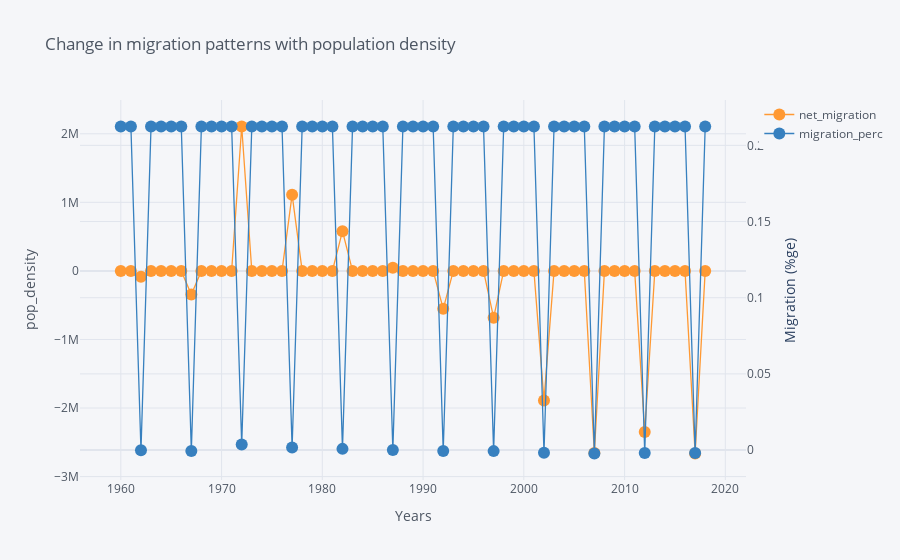

Notebook cell for this chart:
### Code cell
tds = mig[mig['country'] == 'India'].\
         set_index('year')
# Plot read time as a time series
tds[['net_migration', 'incomeLevel', 'migration_perc']].iplot(
    y='net_migration', mode='lines+markers', secondary_y = 'migration_perc',
    secondary_y_title='Migration (%ge)', xTitle='Years', yTitle='pop_density',
    text='incomeLevel', title='Change in migration patterns with population density')

### Figure 1 — Plotly figure (JSON) as saved in the notebook; plotly's stock layout.template omitted (floating-point values rounded to 4 significant figures)
{"data": [{"line": {"color": "rgba(255, 153, 51, 1.0)", "dash": "solid", "shape": "linear", "width": 1.3}, "marker": {"size": 12, "symbol": "circle"}, "mode": "lines+markers", "name": "net_migration", "text": [2, 2, 2, 2, 2, 2, 2, 2, 2, 2, 2, 2, 2, 2, 2, 2, 2, 2, 2, 2, 2, 2, 2, 2, 2, 2, 2, 2, 2, 2, 2, 2, 2, 2, 2, 2, 2, 2, 2, 2, 2, 2, 2, 2, 2, 2, 2, 2, 2, 2, 2, 2, 2, 2, 2, 2, 2, 2, 2], "type": "scatter", "x": ["2018-01-01", "2017-01-01", "2016-01-01", "2015-01-01", "2014-01-01", "2013-01-01", "2012-01-01", "2011-01-01", "2010-01-01", "2009-01-01", "2008-01-01", "2007-01-01", "2006-01-01", "2005-01-01", "2004-01-01", "2003-01-01", "2002-01-01", "2001-01-01", "2000-01-01", "1999-01-01", "1998-01-01", "1997-01-01", "1996-01-01", "1995-01-01", "1994-01-01", "1993-01-01", "1992-01-01", "1991-01-01", "1990-01-01", "1989-01-01", "1988-01-01", "1987-01-01", "1986-01-01", "1985-01-01", "1984-01-01", "1983-01-01", "1982-01-01", "1981-01-01", "1980-01-01", "1979-01-01", "1978-01-01", "1977-01-01", "1976-01-01", "1975-01-01", "1974-01-01", "1973-01-01", "1972-01-01", "1971-01-01", "1970-01-01", "1969-01-01", "1968-01-01", "1967-01-01", "1966-01-01", "1965-01-01", "1964-01-01", "1963-01-01", "1962-01-01", "1961-01-01", "1960-01-01"], "y": [0.2124, -2663434, 0.2124, 0.2124, 0.2124, 0.2124, -2350075, 0.2124, 0.2124, 0.2124, 0.2124, -2655844, 0.2124, 0.2124, 0.2124, 0.2124, -1888986, 0.2124, 0.2124, 0.2124, 0.2124, -682569, 0.2124, 0.2124, 0.2124, 0.2124, -552948, 0.2124, 0.2124, 0.2124, 0.2124, 45150, 0.2124, 0.2124, 0.2124, 0.2124, 579708, 0.2124, 0.2124, 0.2124, 0.2124, 1111236, 0.2124, 0.2124, 0.2124, 0.2124, 2106041, 0.2124, 0.2124, 0.2124, 0.2124, -342846, 0.2124, 0.2124, 0.2124, 0.2124, -85391, 0.2124, 0.2124]}, {"line": {"color": "rgba(55, 128, 191, 1.0)", "dash": "solid", "shape": "linear", "width": 1.3}, "marker": {"size": 12, "symbol": "circle"}, "mode": "lines+markers", "name": "migration_perc", "text": [2, 2, 2, 2, 2, 2, 2, 2, 2, 2, 2, 2, 2, 2, 2, 2, 2, 2, 2, 2, 2, 2, 2, 2, 2, 2, 2, 2, 2, 2, 2, 2, 2, 2, 2, 2, 2, 2, 2, 2, 2, 2, 2, 2, 2, 2, 2, 2, 2, 2, 2, 2, 2, 2, 2, 2, 2, 2, 2], "type": "scatter", "x": ["2018-01-01", "2017-01-01", "2016-01-01", "2015-01-01", "2014-01-01", "2013-01-01", "2012-01-01", "2011-01-01", "2010-01-01", "2009-01-01", "2008-01-01", "2007-01-01", "2006-01-01", "2005-01-01", "2004-01-01", "2003-01-01", "2002-01-01", "2001-01-01", "2000-01-01", "1999-01-01", "1998-01-01", "1997-01-01", "1996-01-01", "1995-01-01", "1994-01-01", "1993-01-01", "1992-01-01", "1991-01-01", "1990-01-01", "1989-01-01", "1988-01-01", "1987-01-01", "1986-01-01", "1985-01-01", "1984-01-01", "1983-01-01", "1982-01-01", "1981-01-01", "1980-01-01", "1979-01-01", "1978-01-01", "1977-01-01", "1976-01-01", "1975-01-01", "1974-01-01", "1973-01-01", "1972-01-01", "1971-01-01", "1970-01-01", "1969-01-01", "1968-01-01", "1967-01-01", "1966-01-01", "1965-01-01", "1964-01-01", "1963-01-01", "1962-01-01", "1961-01-01", "1960-01-01"], "xaxis": "x", "y": [0.2124, -0.00199, 0.2124, 0.2124, 0.2124, 0.2124, -0.001857, 0.2124, 0.2124, 0.2124, 0.2124, -0.002245, 0.2124, 0.2124, 0.2124, 0.2124, -0.001728, 0.2124, 0.2124, 0.2124, 0.2124, -0.000682, 0.2124, 0.2124, 0.2124, 0.2124, -0.0006081, 0.2124, 0.2124, 0.2124, 0.2124, 5.51e-05, 0.2124, 0.2124, 0.2124, 0.2124, 0.0007917, 0.2124, 0.2124, 0.2124, 0.2124, 0.001703, 0.2124, 0.2124, 0.2124, 0.2124, 0.003624, 0.2124, 0.2124, 0.2124, 0.2124, -0.0006588, 0.2124, 0.2124, 0.2124, 0.2124, -0.000182, 0.2124, 0.2124], "yaxis": "y2"}], "layout": {"legend": {"bgcolor": "#F5F6F9", "font": {"color": "#4D5663"}}, "paper_bgcolor": "#F5F6F9", "plot_bgcolor": "#F5F6F9", "title": {"font": {"color": "#4D5663"}, "text": "Change in migration patterns with population density"}, "xaxis": {"gridcolor": "#E1E5ED", "showgrid": true, "tickfont": {"color": "#4D5663"}, "title": {"font": {"color": "#4D5663"}, "text": "Years"}, "zerolinecolor": "#E1E5ED"}, "yaxis": {"gridcolor": "#E1E5ED", "showgrid": true, "tickfont": {"color": "#4D5663"}, "title": {"font": {"color": "#4D5663"}, "text": "pop_density"}, "zerolinecolor": "#E1E5ED"}, "yaxis2": {"anchor": "x", "gridcolor": "#E1E5ED", "overlaying": "y", "showgrid": true, "side": "right", "tickfont": {"color": "#4D5663"}, "title": {"text": "Migration (%ge)"}, "zerolinecolor": "#E1E5ED"}}}
